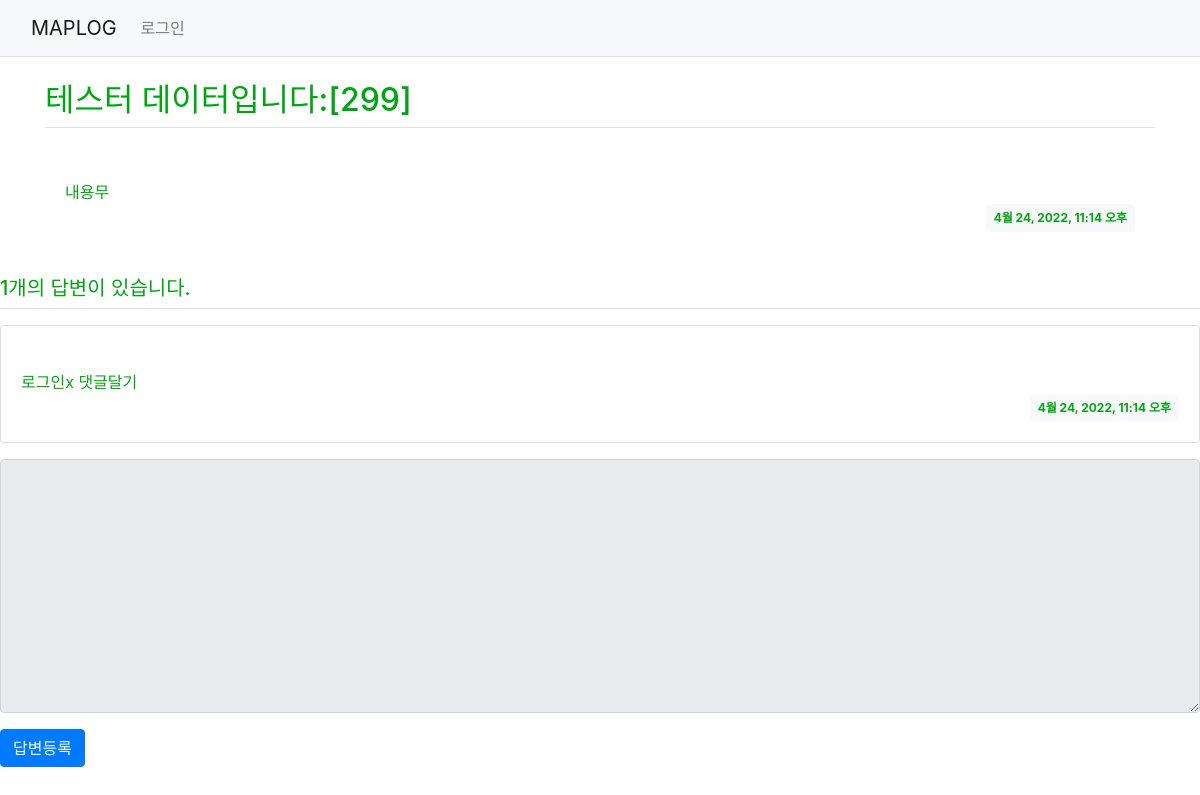
/pybo/304/, run on the app's committed database.
### pybo/models.py (models this page shows, shortened)
class Question(models.Model):
    author = models.ForeignKey(User, on_delete=models.CASCADE)
    subject = models.CharField(max_length=200)
    content = models.TextField()
    create_date = models.DateTimeField()

class Answer(models.Model):
    author = models.ForeignKey(User, on_delete=models.CASCADE)
    question = models.ForeignKey(Question, on_delete=models.CASCADE)
    content = models.TextField()
    create_date = models.DateTimeField()

### pybo/views.py (the view)
# urls.py: path('<int:question_id>/', views.detail, name='detail'),
def detail(request, question_id):
    question = get_object_or_404(Question, pk=question_id)
    context = {'question': question}
    return render(request, 'pybo/question_detail.html', context)

### templates/pybo/question_detail.html (shortened to what this page needs)
{% extends 'base.html' %}
{% block content %}
    {% load static %}
    {% load static %}
    <div class="container my-3">
        <h2 class="border-bottom py-2">{{ question.subject }}</h2>
        <div class="card-body">
            <div class="card-text" style="white-space: pre-line;">
                {{ question.content }}
            </div>
            <div class="d-flex justify-content-end">
                <div class="badge badge-light p-2">
                    {{ question.create_date }}
                </div>
            </div>
        </div>
    </div>
    <h5 class="border-bottom my-3 py-2">
        {{question.answer_set.count}}개의 답변이 있습니다.
    </h5>
    {% for answer in question.answer_set.all %}
    <div class="card my-3">
        <div class="card-body">
            <div class="card-text" style="white-space: pre-line;">
                {{ answer.content }}
            </div>
            <div class="d-flex justify-content-end">
                <div class="badge badge-light p-2">
                    {{ question.create_date }}
                </div>
            </div>
        </div>
    </div>
    {% endfor %}
    <form action="{% url 'pybo:answer_create' question.id %}" method="post" class="my-3">
        <div class="form-group">
            <textarea name="content" id="content"
                      {% if not user.is_authenticated %}disabled{% endif %}
                      class="form-control" rows="10"></textarea>
        </div>
        <input type="submit" value="답변등록" class="btn btn-primary">
    </form>
    {% endblock %}

### data on the page
Question: subject "테스터 데이터입니다:[299]", content "내용무", create_date "4월 24, 2022, 11:14 오후", answer_set.count "1"
Answer: content "로그인x 댓글달기"
